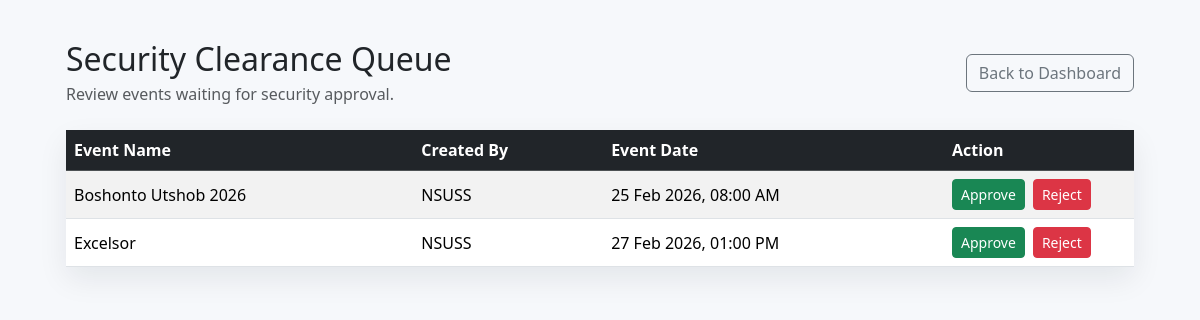
/securityapproval.php, run on the app's committed database.
### tables this page shows
CREATE TABLE `events` (
  `event_id` int(11) NOT NULL,
  `club_id` int(11) DEFAULT NULL,
  `event_name` varchar(255) NOT NULL,
  `event_duration` decimal(4,2) DEFAULT NULL,
  `event_date` datetime DEFAULT NULL,
  `event_creator` varchar(255) DEFAULT NULL,
  `event_availablity` tinyint(1) DEFAULT NULL,
  `security_clearance` varchar(50) DEFAULT 'Pending',
  `security_message` text DEFAULT NULL
);

CREATE TABLE `clubs` (
  `club_id` int(11) NOT NULL,
  `club_name` varchar(255) NOT NULL,
  `club_data` longtext DEFAULT NULL
);

### securityapproval.php (the view, shortened to what this page needs)
<?php
require_once 'notification_helpers.php';
mysqli_query($con, "
    UPDATE events
    SET event_availablity = CASE
        WHEN COALESCE(security_clearance, 'Pending') = 'Approved' THEN 1
        ELSE 0
    END
");
$pendingEvents = [];
$listStmt = $con->prepare("
    SELECT
        e.event_id,
        e.event_name,
        e.event_date,
        c.club_name
    FROM events e
    LEFT JOIN clubs c ON c.club_id = e.club_id
    WHERE COALESCE(e.security_clearance, 'Pending') = 'Pending'
    ORDER BY e.event_date ASC, e.event_id ASC
");
if ($listStmt && $listStmt->execute()) {
    $result = $listStmt->get_result();
    while ($row = $result->fetch_assoc()) {
        $pendingEvents[] = $row;
    }
}
?>
<!DOCTYPE html>
<html lang="en">
<head>
    <link href="https://cdn.jsdelivr.net/npm/bootstrap@5.3.3/dist/css/bootstrap.min.css" rel="stylesheet">
</head>
<body>
    <div class="wrap">
        <div class="d-flex justify-content-between align-items-center mb-4">
            <div>
                <h2 class="mb-1">Security Clearance Queue</h2>
                <p class="text-muted mb-0">Review events waiting for security approval.</p>
            </div>
            <a href="admin_dashboard.php" class="btn btn-outline-secondary">Back to Dashboard</a>
        </div>
        <div class="card card-shadow">
            <div class="card-body p-0">
                <div class="table-responsive">
                    <table class="table table-striped mb-0">
                        <thead class="table-dark">
                            <tr>
                                <th>Event Name</th>
                                <th>Created By</th>
                                <th>Event Date</th>
                                <th style="width: 190px;">Action</th>
                            </tr>
                        </thead>
                        <tbody>
                            <?php if (empty($pendingEvents)): ?>
                                <tr>
                                    <td colspan="4" class="text-center py-4 text-muted">No pending events for security approval.</td>
                                </tr>
                            <?php else: ?>
                                <?php foreach ($pendingEvents as $event): ?>
                                    <tr>
                                        <td><?php echo htmlspecialchars($event['event_name']); ?></td>
                                        <td><?php echo htmlspecialchars($event['club_name'] ?? 'Unknown Club'); ?></td>
                                        <td>
                                            <?php
                                                if (!empty($event['event_date'])) {
                                                    echo htmlspecialchars(date("d M Y, h:i A", strtotime($event['event_date'])));
                                                } else {
                                                    echo "TBD";
                                                }
                                            ?>
                                        </td>
                                        <td>
                                            <div class="action-group">
                                                <form method="post" class="m-0">
                                                    <button type="submit" class="btn btn-sm btn-success">Approve</button>
                                                </form>
                                                <button
                                                    type="button"
                                                    class="btn btn-sm btn-danger reject-btn"
                                                    data-event-id="<?php echo intval($event['event_id']); ?>"
                                                    data-event-name="<?php echo htmlspecialchars($event['event_name'], ENT_QUOTES); ?>"
                                                    data-bs-toggle="modal"
                                                    data-bs-target="#rejectModal"
                                                >
                                                    Reject
                                                </button>
                                            </div>
                                        </td>
                                    </tr>
                                <?php endforeach; ?>
                            <?php endif; ?>
                        </tbody>
                    </table>
                </div>
            </div>
        </div>
    </div>
</body>
</html>

### securityapproval.php (style rules this page uses)
body { background: #f6f8fb; }
.wrap { max-width: 1100px; margin: 40px auto; padding: 0 16px; }
.card-shadow { box-shadow: 0 12px 30px rgba(15, 23, 42, 0.08); border: none; }
.table td, .table th { vertical-align: middle; }
.action-group { display: flex; gap: 8px; }

### data on the page
events: event_name "Boshonto Utshob 2026", club.club_name "NSUSS", event_date "25 Feb 2026, 08:00 AM"
events: event_name "Excelsor", club.club_name "NSUSS", event_date "27 Feb 2026, 01:00 PM"
